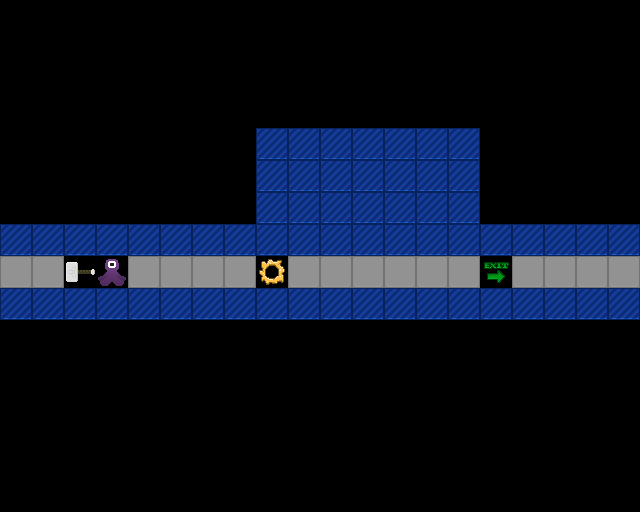

A level layout from a 2D game, rendered from its tile map. Below: a short description, then the map file with its tile-grid data intact:
An orthogonal 20x16 tile map with 32x32 px tiles, 1 tile layer (Tile Layer 1).

<map version="1.5" tiledversion="1.7.0" orientation="orthogonal" renderorder="right-down" width="20" height="16" tilewidth="32" tileheight="32" infinite="0" nextlayerid="2" nextobjectid="1">
 <tileset firstgid="1" source="project-mjolnir.tsx" />
 <layer id="1" name="Tile Layer 1" width="20" height="16">
  <data encoding="csv">
0,0,0,0,0,0,0,0,0,0,0,0,0,0,0,0,0,0,0,0,
0,0,0,0,0,0,0,0,0,0,0,0,0,0,0,0,0,0,0,0,
0,0,0,0,0,0,0,0,0,0,0,0,0,0,0,0,0,0,0,0,
0,0,0,0,0,0,0,0,0,0,0,0,0,0,0,0,0,0,0,0,
0,0,0,0,0,0,0,0,4,4,4,4,4,4,4,0,0,0,0,0,
0,0,0,0,0,0,0,0,4,4,4,4,4,4,4,0,0,0,0,0,
0,0,0,0,0,0,0,0,4,4,4,4,4,4,4,0,0,0,0,0,
4,4,4,4,4,4,4,4,4,4,4,4,4,4,4,4,4,4,4,4,
3,3,47,50,3,3,3,3,2,3,3,3,3,3,3,18,3,3,3,3,
4,4,4,4,4,4,4,4,4,4,4,4,4,4,4,4,4,4,4,4,
0,0,0,0,0,0,0,0,0,0,0,0,0,0,0,0,0,0,0,0,
0,0,0,0,0,0,0,0,0,0,0,0,0,0,0,0,0,0,0,0,
0,0,0,0,0,0,0,0,0,0,0,0,0,0,0,0,0,0,0,0,
0,0,0,0,0,0,0,0,0,0,0,0,0,0,0,0,0,0,0,0,
0,0,0,0,0,0,0,0,0,0,0,0,0,0,0,0,0,0,0,0,
0,0,0,0,0,0,0,0,0,0,0,0,0,0,0,0,0,0,0,0
</data>
 </layer>
</map>
